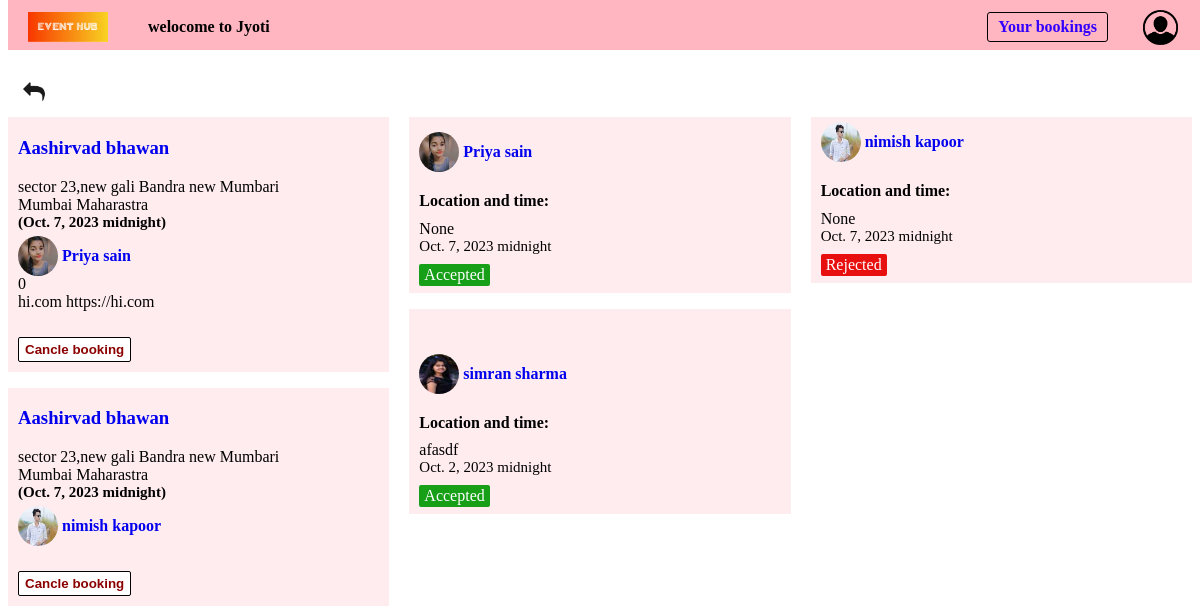
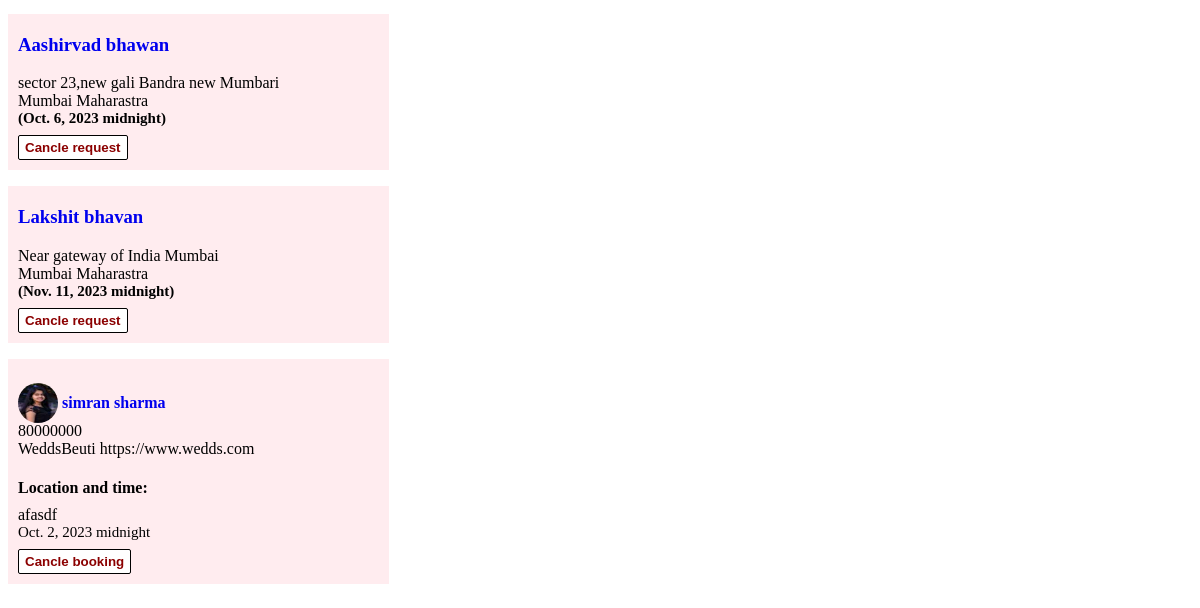
The app's page /booked/ (signed in), older data (2 pictures, top to bottom).
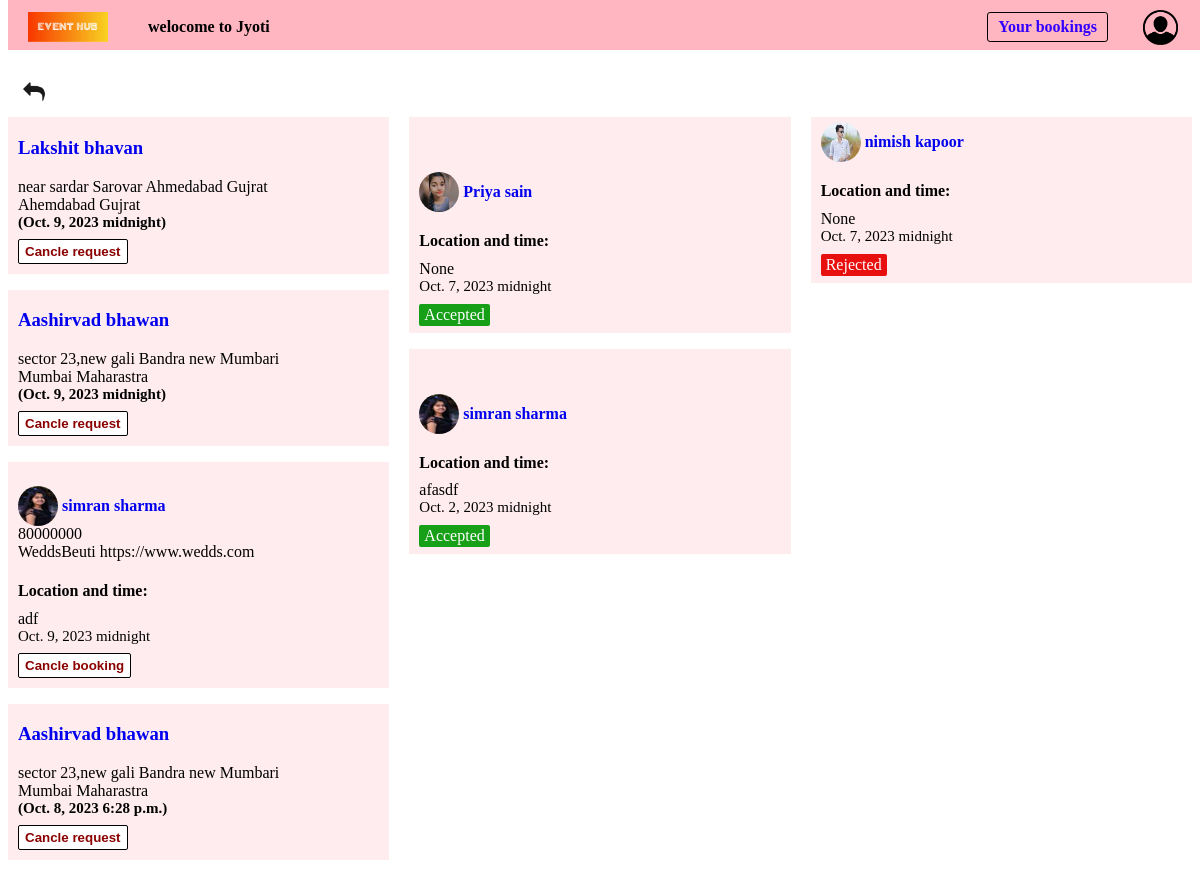
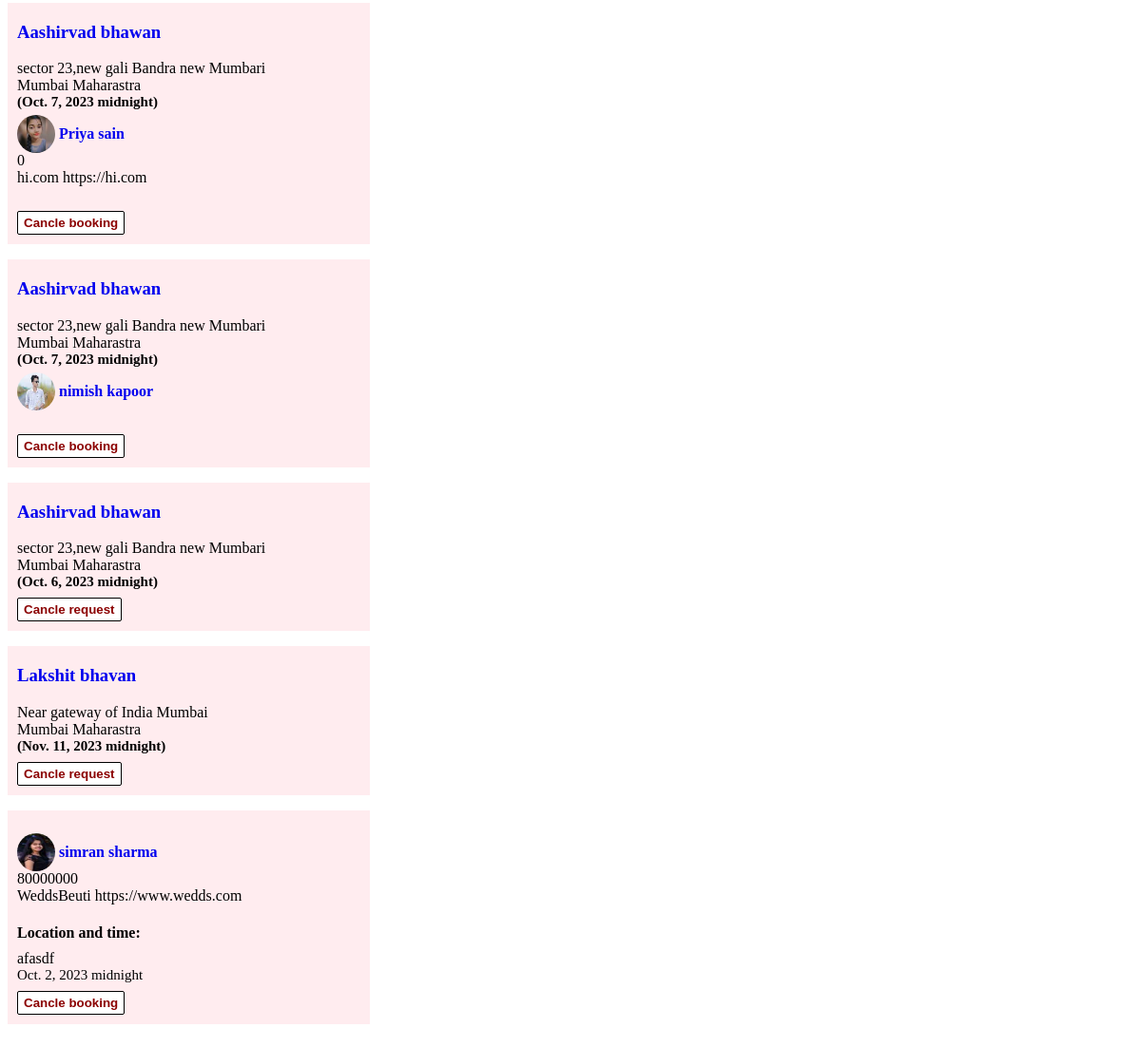
The same page, newer data (2 pictures, top to bottom).
### customer/models.py (models this page shows)
class Booking(models.Model):
    user = models.ForeignKey(User,on_delete=models.CASCADE,related_name='booking_user',null=False)
    venue = models.ForeignKey(Venue, on_delete=models.CASCADE,null=True)
    vendor = models.ForeignKey(User, on_delete=models.CASCADE,null=True)
    date = models.DateField(null=True)
    time = models.TimeField(null=True)
    location = models.CharField(max_length=150,null=True,blank=True)
    booking_accepted = models.BooleanField(null=True,blank=True)

### EventPlanner/models.py (models this page shows, shortened)
class Venue(models.Model):
    name = models.CharField(max_length=100,null = False,blank = False)
    about = models.TextField(blank = True,null = True)
    min_price = models.DecimalField(max_digits = 10, decimal_places = 2,null = True,blank = True)
    max_capacity = models.IntegerField(null = False,blank = False)
    location = models.TextField(null = False,blank = False)
    city = models.CharField(max_length = 20,null = False,blank = False)
    state = models.CharField(choices = venue_choices,max_length = 50,null = False,blank = False)
    vendors = models.ManyToManyField(User,null = True,blank = True)
    category = models.ManyToManyField(Category)
    service_offered = models.TextField(null = True,blank = True)
    contact_info = models.TextField(null = False,blank = False)
    venue_images = models.ManyToManyField('Image', blank = True,null = True)

class UserProfile(models.Model):
    user = models.OneToOneField(User,on_delete=models.CASCADE)
    user_type = models.CharField(choices=user_type_choices,max_length=50)
    contact_info = models.CharField(max_length = 200,blank = True,null = True,verbose_name='Contact information')
    company_name = models.CharField(max_length =  50,blank = True,null = True)
    website = models.URLField(max_length = 200,blank = True,null = True)
    about = models.TextField(blank = True,null = True)
    city = models.CharField(max_length = 20,null = False,blank = False)
    state = models.CharField(max_length = 20,null = False,blank = False)
    location = models.TextField(blank = True,null = True)
    service_offered = models.TextField(blank = True,null = True)
    profile_picture = models.ImageField(upload_to = 'images/',null = True,blank = True)
    vendor_images = models.ManyToManyField('Image', blank = True,null = True,related_name = 'portfolio_images')

### customer/views.py (the view)
# urls.py: path('booked/',views.booked),
@login_required(login_url='/login/')
def booked(request):
    if request.user.userprofile.user_type == 'is_customer':
        bookings = Booking.objects.all()
        context = {'bookings':bookings}
        return render(request,'customer/booked.html',context)

### customer/templates/customer/booked.html (shortened to what the changed rows need)
{% load static %}
<link rel="stylesheet" type="text/css" href="{% static 'customer/css/booked.css' %}">
<link rel="stylesheet" href="{% static 'EventPlanner/css/navbar.css' %}">
{% include 'navbar.html' %}
<div class="grid-div">
    <div>
    {% for booking in bookings reversed %}
        {% if booking.user == request.user %}
        {% if booking.venue and booking.vendor %}
<div class="full-package-div">
        <a href="/venue-info/{{booking.venue.id}}/" class="venue-name">
            <h3>{{booking.venue.name}}</h3>
        </a>
        <div>{{booking.venue.location}}</div>
        <div>{{booking.venue.city}} {{booking.venue.state}}</div>
        <span style="font-size: 15px;"><b>({{booking.date}} {{booking.time}})</b></span>
        <br>
        {% if booking.vendor.userprofile.profile_picture %}
        <a href="/event-planner-info/{{booking.vendor.id}}" class="anchor-profile">
            <img src="{{booking.vendor.userprofile.profile_picture.url}}" alt="" height="40" width="40" class="profile-picture">
        </a>
        {% else %}
        <a href="/event-planner-info/{{booking.vendor.id}}" class="anchor-profile">
            <img src="/static/images/No profile.jpeg" alt="" height="40" width="40" class="profile-picture">
        </a>
        {% endif %}
        <a href="/event-planner-info/{{booking.vendor.id}}" class="vendor-name">
            {{booking.vendor.first_name}} {{booking.vendor.last_name}}
        </a>
        {% if booking.vendor.userprofile.contact_info %}
        <div>{{booking.vendor.userprofile.contact_info}}</div>
        {% endif %}
        <div>
            {% if booking.vendor.userprofile.company_name %}
                {{booking.vendor.userprofile.company_name}}
            {% endif %}
            {% if booking.vendor.userprofile.website %}
                {{booking.vendor.userprofile.website}}
            {% endif %}
        </div>
        <br><br>
        <form action="/delete-book/" method="POST">
            <input type="submit" value="Cancle booking" class="cancle-booking">
        </form>
</div>
        {% elif booking.venue %}
<div class="venue-div">
        <a href="/venue-info/{{booking.venue.id}}/" class="venue-name">
            <h3>{{booking.venue.name}}</h3>
        </a>
        <div>{{booking.venue.location}}</div>
        <div>{{booking.venue.city}} {{booking.venue.state}}</div>
        <span style="font-size: 15px;"><b>({{booking.date}} {{booking.time}})</b></span>
        <br><br>
        <form action="/delete-book/" method="POST">
            <input type="submit" value="Cancle request" class="cancle-request">
        </form>
</div>
        {% else %}
<div class="vendor-div">
        <br>
        {% if booking.vendor.userprofile.profile_picture %}
        <a href="/event-planner-info/{{booking.vendor.id}}" class="anchor-profile">
            <img src="{{booking.vendor.userprofile.profile_picture.url}}" alt="" height="40" width="40" class="profile-picture">
        </a>
        {% else %}
        <a href="/event-planner-info/{{booking.vendor.id}}" class="anchor-profile">
            <img src="/static/images/No profile.jpeg" alt="" height="40" width="40" class="profile-picture">
        </a>
        {% endif %}
        <a href="/event-planner-info/{{booking.vendor.id}}" class="vendor-name">
            {{booking.vendor.first_name}} {{booking.vendor.last_name}}
        </a>
        <div>{{booking.vendor.userprofile.contact_info}}</div>
        <div>{{booking.vendor.userprofile.company_name}} {{booking.vendor.userprofile.website}}</div>
        <div>
            <h4 style="height: 6px;">Location and time:</h4>
            {{booking.location}} <br><span style="font-size: 15px;">{{booking.date}} {{booking.time}}</span>
        </div>
        <br>
        <form action="/delete-book/" method="POST">
            <input type="submit" value="Cancle booking" class="cancle-booking">
        </form>
</div>
        {% endif %}
        {% endif %}
    {% endfor %}
    </div>
    <div class="accepted-container">
        {% for booking in bookings reversed %}
    <div class="accepted-div">
        {% if booking.user == request.user and booking.booking_accepted is True %}
        {% if booking.vendor.userprofile.profile_picture %}
        <a href="/event-planner-info/{{booking.vendor.id}}" class="anchor-profile">
            <img src="{{booking.vendor.userprofile.profile_picture.url}}" alt="" height="40" width="40" class="profile-picture">
        </a>
        {% else %}
        <a href="/event-planner-info/{{booking.vendor.id}}" class="anchor-profile">
            <img src="/static/images/No profile.jpeg" alt="" height="40" width="40" class="profile-picture">
        </a>
        {% endif %}
        <a href="/event-planner-info/{{booking.vendor.id}}" class="vendor-name">
            {{booking.vendor.first_name}} {{booking.vendor.last_name}}
        </a>
        <div>
            <h4 style="height: 6px;">Location and time:</h4>
            {{booking.location}} <br><span style="font-size: 15px;">{{booking.date}} {{booking.time}}</span>
        </div>
        <p class="accepted">Accepted</p>
        {% endif %}
    </div>
        {% endfor %}
    </div>
    <div class="rejected-container">
        {% for booking in bookings reversed %}
    <div class="rejected-div">
        {% if booking.user == request.user and booking.booking_accepted is False %}
        {% if booking.vendor.userprofile.profile_picture %}
        <a href="/event-planner-info/{{booking.vendor.id}}" class="anchor-profile">
            <img src="{{booking.vendor.userprofile.profile_picture.url}}" alt="" height="40" width="40" class="profile-picture">
        </a>
        {% else %}
        <a href="/event-planner-info/{{booking.vendor.id}}" class="anchor-profile">
            <img src="/static/images/No profile.jpeg" alt="" height="40" width="40" class="profile-picture">
        </a>
        {% endif %}
        <a href="/event-planner-info/{{booking.vendor.id}}" class="vendor-name">{{booking.vendor.first_name}} {{booking.vendor.last_name}}</a>
        <div>
            <h4 style="height: 6px;">Location and time:</h4>
            {{booking.location}} <br><span style="font-size: 15px;">{{booking.date}} {{booking.time}}</span>
        </div>
        <p class="rejected">Rejected</p>
        {% endif %}
    </div>
        {% endfor %}
    </div>
</div>

Row changes from the older to the newer data that the page shows:
added Booking: venue.name "Lakshit bhavan", venue.location "near sardar Sarovar Ahmedabad Gujrat", venue.city "Ahemdabad", venue.state "Gujrat", date "Oct. 9, 2023", time "midnight"
added Booking: venue.name "Aashirvad bhawan", venue.location "sector 23,new gali Bandra new Mumbari", venue.city "Mumbai", venue.state "Maharastra", date "Oct. 9, 2023", time "midnight"
added Booking: vendor.userprofile.profile_picture (picture), vendor.first_name "simran", vendor.last_name "sharma", vendor.userprofile.contact_info "80000000", vendor.userprofile.company_name "WeddsBeuti", vendor.userprofile.website "https://www.wedds.com", location "adf", date "Oct. 9, 2023", time "midnight"
added Booking: venue.name "Aashirvad bhawan", venue.location "sector 23,new gali Bandra new Mumbari", venue.city "Mumbai", venue.state "Maharastra", date "Oct. 8, 2023", time "6:28 p.m."
